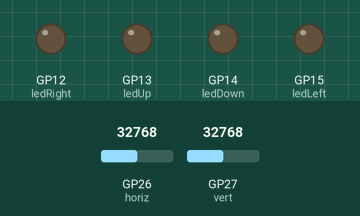
This program was run on a simulated Raspberry Pi Pico running CircuitPython. Shown: output pins drawn as LEDs (lit = HIGH). The test bench sets the inputs (shaded band); at power-on: GP26 (horiz) = 32768, GP27 (vert) = 32768 (analog values on the 0–65535 scale).

Above: at 1.2 s.
1.3 s: GP26 (horiz) set to 45874
At 2.5 s:
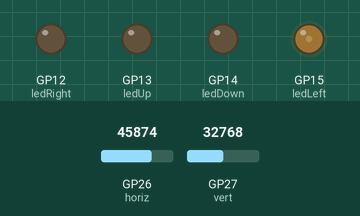
2.8 s: GP27 (vert) set to 45874
At 3.7 s:
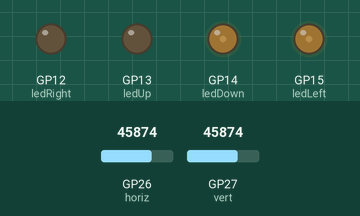
4.3 s: GP26 (horiz) set to 57670
At 4.8 s:
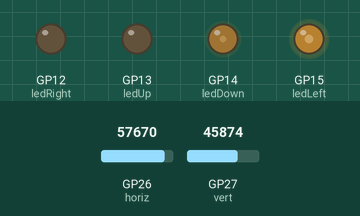
5.8 s: GP27 (vert) set to 57670
At 7.0 s:
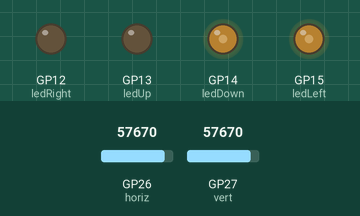
7.3 s: GP26 (horiz) set to 32767
At 8.3 s:
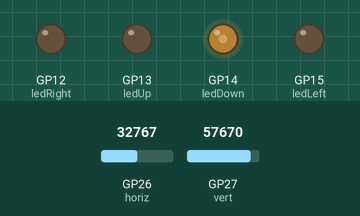
Timing chart, 0 to 9.8 s (numbered marks = the images above; inputs shaded):
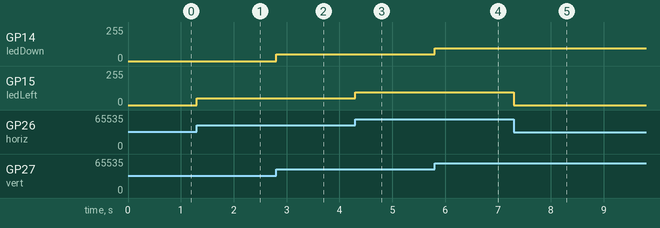

Measured:
- after the input at 1.3 s, GP15 (ledLeft): 0/255 → 51/255 at once
- after the input at 2.8 s, GP14 (ledDown): 0/255 → 51/255 at once
- after the input at 4.3 s, GP15 (ledLeft): 51/255 → 97/255 at once
- after the input at 5.8 s, GP14 (ledDown): 51/255 → 97/255 at once
- after the input at 7.3 s, GP15 (ledLeft): 97/255 → 0/255 at once

The program:

joy_cpython.py
```python
# Joystick example

import analogio
import pwmio
import board

# Potentiometers
horiz = analogio.AnalogIn(board.A0)
vert = analogio.AnalogIn(board.A1)

# Indicator LEDs, PWM freq is 1KHz
ledRight = pwmio.PWMOut(board.GP12, frequency=1000, duty_cycle=0)
ledUp = pwmio.PWMOut(board.GP13, frequency=1000, duty_cycle=0)
ledDown = pwmio.PWMOut(board.GP14, frequency=1000, duty_cycle=0)
ledLeft = pwmio.PWMOut(board.GP15, frequency=1000, duty_cycle=0)

# Ignore variations up to
DEAD_ZONE = 3000

# Main loop
while True:
    # sample potentiometers
    h = horiz.value
    v = vert.value
    # horizontal axis
    if h > (32767+DEAD_ZONE):
        ledRight.duty_cycle = 0
        ledLeft.duty_cycle = h-32768
    elif h <= (32767-DEAD_ZONE):
        ledRight.duty_cycle = 32767-h
        ledLeft.duty_cycle = 0
    else:
        ledRight.duty_cycle = 0
        ledLeft.duty_cycle = 0

    # vertical axis
    if v > (32767+DEAD_ZONE):
        ledDown.duty_cycle = v-32768
        ledUp.duty_cycle = 0
    elif v <= (32767-DEAD_ZONE):
        ledDown.duty_cycle = 0
        ledUp.duty_cycle = 32767-v
    else:
        ledDown.duty_cycle = 0
        ledUp.duty_cycle = 0
```
